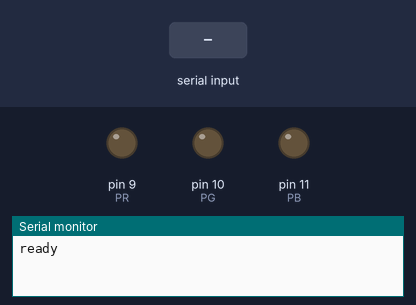
A sketch run on a simulated Arduino Uno, built with avr-gcc and run on an emulated ATmega328P. On the bench: output pins drawn as LEDs (lit = HIGH), the last lines printed to the serial monitor. Inputs (shaded band) come from the test bench.

Above: at 1.2 s.
1.3 s: "90,45,200\n" received over Serial
At 2.3 s:
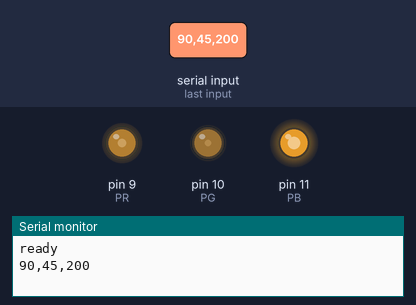
2.8 s: "30,150,10\n" received over Serial
At 3.5 s:
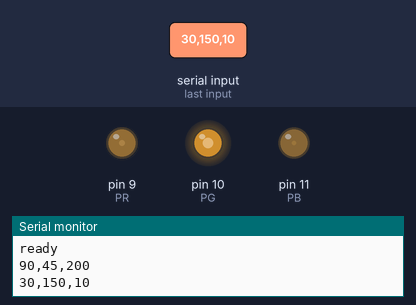
4.3 s: "90,45\n" received over Serial
At 6.4 s:
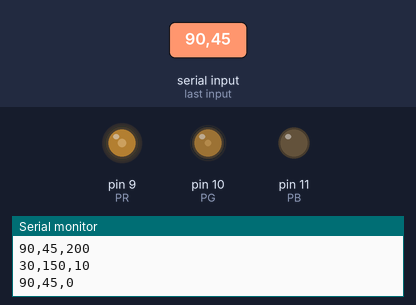
6.8 s: "30,150\n" received over Serial
At 8.4 s:
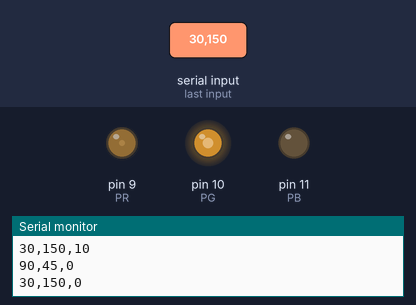
9.3 s: "5\n" received over Serial
At 12.0 s:
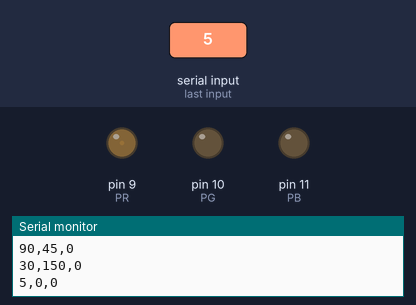
12.3 s: "90\n" received over Serial
At 15.5 s:
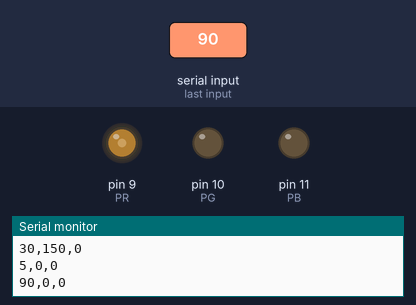
Timing chart, 0 to 16.3 s (numbered marks = the images above; inputs shaded):
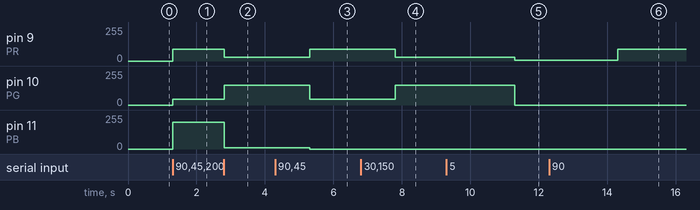

The sketch:

rgb.ino
```cpp
// KISPP 과학실 · 중2 Ⅲ. 빛과 파동 · RGB LED로 빛의 합성
// 웹 페이지에서 "R,G,B" (각 0~255) 한 줄을 받으면 RGB LED의 밝기를 바꿈 (9600 baud)
// 연결(공통 음극 RGB LED 모듈): R→9번, G→10번, B→11번, -(GND)→GND
//   부품만 있는 RGB LED라면 각 다리에 220 Ω 저항을 꼭 연결해요.
//   공통 양극(+) LED라면 아래 COMMON_ANODE를 true로 바꾸고 공통 다리를 5V에 연결해요.
const bool COMMON_ANODE = false;
const int PR = 9, PG = 10, PB = 11;

void setLed(int r, int g, int b) {
  if (COMMON_ANODE) { r = 255 - r; g = 255 - g; b = 255 - b; }
  analogWrite(PR, r); analogWrite(PG, g); analogWrite(PB, b);
}

void setup() {
  Serial.begin(9600);
  pinMode(PR, OUTPUT); pinMode(PG, OUTPUT); pinMode(PB, OUTPUT);
  setLed(0, 0, 0);
  Serial.println("ready");
}

void loop() {
  if (Serial.available()) {
    int r = Serial.parseInt(), g = Serial.parseInt(), b = Serial.parseInt();
    while (Serial.available() && Serial.read() != '\n') {}  // 줄 끝까지 버림
    r = constrain(r, 0, 255); g = constrain(g, 0, 255); b = constrain(b, 0, 255);
    setLed(r, g, b);
    Serial.print(r); Serial.print(','); Serial.print(g); Serial.print(','); Serial.println(b);
  }
}
```

Measured:
- after the input at 1.3 s, pin 9 (PR): 0/255 → 90/255 at once; pin 10 (PG): 0/255 → 45/255 at once; pin 11 (PB): 0/255 → 200/255 at once
- after the input at 2.8 s, pin 9 (PR): 90/255 → 30/255 at once; pin 10 (PG): 45/255 → 150/255 at once; pin 11 (PB): 200/255 → 10/255 at once
- after the input at 4.3 s, pin 9 (PR): 30/255 → 90/255 after 1.0 s; pin 10 (PG): 150/255 → 45/255 after 1.0 s; pin 11 (PB): 10/255 → 0/255 after 1.0 s
- after the input at 6.8 s, pin 9 (PR): 90/255 → 30/255 after 1.0 s; pin 10 (PG): 45/255 → 150/255 after 1.0 s
- after the input at 9.3 s, pin 9 (PR): 30/255 → 5/255 after 2.0 s; pin 10 (PG): 150/255 → 0/255 after 2.0 s
- after the input at 12.3 s, pin 9 (PR): 5/255 → 90/255 after 2.0 s
